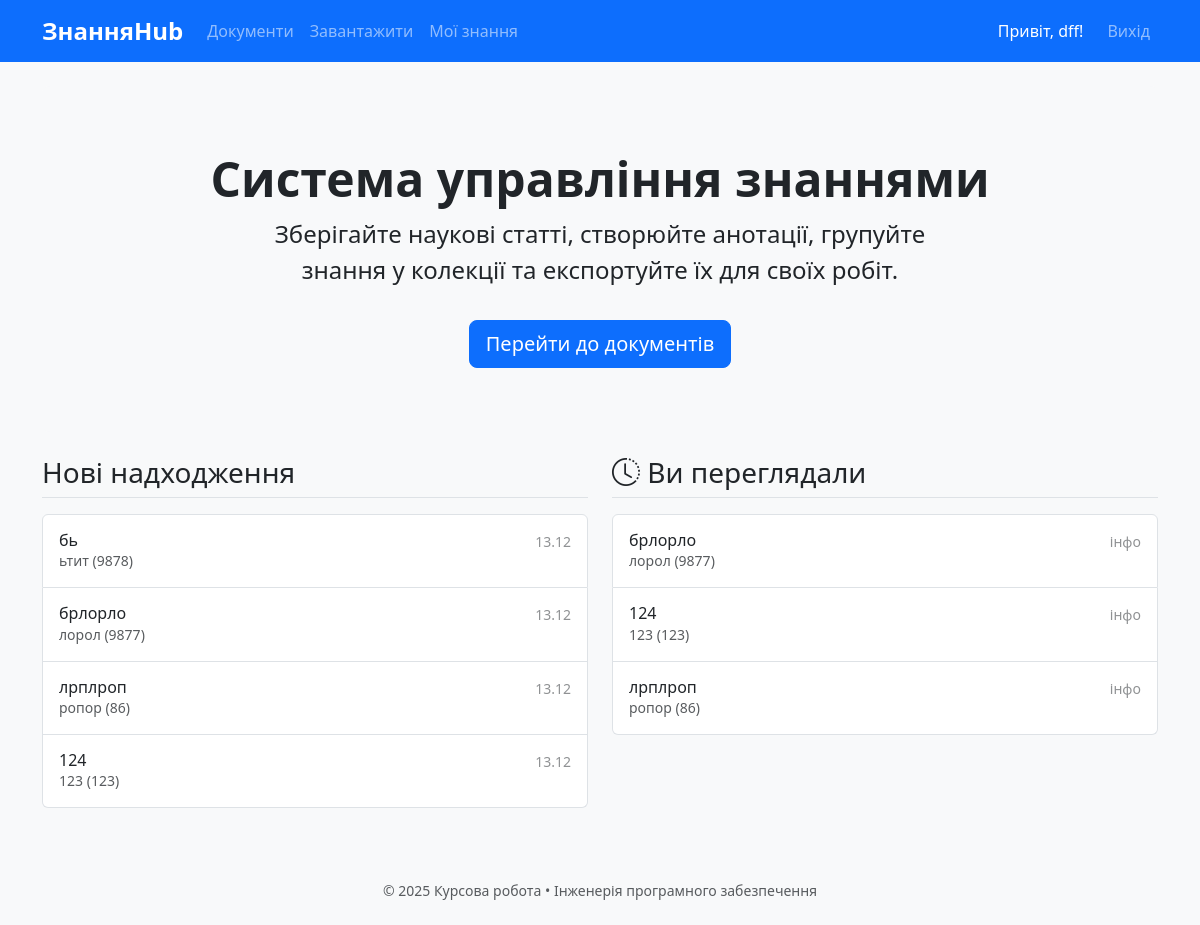
The app's page / (signed in) with its own data.
### models.py (models this page shows, shortened)
class User(UserMixin, db.Model):
    id = db.Column(db.Integer, primary_key=True)
    email = db.Column(db.String(120), unique=True, nullable=False)
    name = db.Column(db.String(100), nullable=False)
    password_hash = db.Column(db.String(256), nullable=False)
    role = db.Column(db.String(20), default='user')
    is_active = db.Column(db.Boolean, default=True)
    created_at = db.Column(db.DateTime, default=datetime.utcnow)

class Document(db.Model):
    id = db.Column(db.Integer, primary_key=True)
    title = db.Column(db.String(300), nullable=False)
    authors = db.Column(db.Text)
    year = db.Column(db.Integer)
    source = db.Column(db.Text)
    doc_type = db.Column(db.String(50))
    original_filename = db.Column(db.String(300), nullable=False)
    stored_filename = db.Column(db.String(200), nullable=False, unique=True)
    uploaded_at = db.Column(db.DateTime, default=datetime.utcnow)
    uploaded_by = db.Column(db.Integer, db.ForeignKey('user.id'))
    user = db.relationship('User', backref='documents')

### app.py (the view)
    @app.route('/')
    def index():
        recent_uploads = Document.query.order_by(Document.uploaded_at.desc()).limit(10).all()
        return render_template('index.html', recent=recent_uploads)

### templates/index.html (shortened to what this page needs)
{% extends "base.html" %}
{% block content %}
<div class="p-5 mb-4 bg-light rounded-3 text-center">
    <div class="container-fluid py-3 d-flex flex-column align-items-center">
        <h1 class="display-5 fw-bold text-center w-100">Система управління знаннями</h1>
        <p class="col-md-8 fs-4 mx-auto text-center">Зберігайте наукові статті, створюйте анотації, групуйте знання у колекції та експортуйте їх для своїх робіт.</p>
        {% if not current_user.is_authenticated %}
            <a href="{{ url_for('register') }}" class="btn btn-primary btn-lg mt-3" type="button">Почати роботу</a>
        {% else %}
            <a href="{{ url_for('document_list') }}" class="btn btn-primary btn-lg mt-3" type="button">Перейти до документів</a>
        {% endif %}
    </div>
</div>
<div class="row g-4">
    <div class="col-md-6">
        <h3 class="mb-3 border-bottom pb-2">Нові надходження</h3>
        <div class="list-group">
            {% for doc in recent %}
            <a href="{{ url_for('document_detail', doc_id=doc.id) }}" class="list-group-item list-group-item-action d-flex gap-3 py-3" aria-current="true">
                <div class="d-flex gap-2 w-100 justify-content-between">
                    <div>
                        <h6 class="mb-0">{{ doc.title }}</h6>
                        <p class="mb-0 opacity-75 small">{{ doc.authors }} ({{ doc.year }})</p>
                    </div>
                    <small class="opacity-50 text-nowrap">{{ doc.uploaded_at.strftime('%d.%m') }}</small>
                </div>
            </a>
            {% endfor %}
        </div>
    </div>
    {% if current_user.is_authenticated %}
    <div class="col-md-6">
        <h3 class="mb-3 border-bottom pb-2">
            <i class="bi bi-clock-history"></i> Ви переглядали
        </h3>
        <div class="list-group">
            {% if recently_viewed_docs %}
                {% for doc in recently_viewed_docs %}
                <a href="{{ url_for('document_detail', doc_id=doc.id) }}" class="list-group-item list-group-item-action d-flex gap-3 py-3">
                    <div class="d-flex gap-2 w-100 justify-content-between">
                        <div>
                            <h6 class="mb-0">{{ doc.title }}</h6>
                            <p class="mb-0 opacity-75 small">{{ doc.authors }} ({{ doc.year or '-' }})</p>
                        </div>
                        <small class="opacity-50 text-nowrap">інфо</small>
                    </div>
                </a>
                {% endfor %}
            {% else %}
                <div class="list-group-item text-muted text-center py-4">
                    Історія переглядів порожня
                </div>
            {% endif %}
        </div>
    </div>
    {% endif %}
</div>
{% endblock %}

### templates/base.html (shortened to what this page needs)
<!DOCTYPE html>
<html lang="uk">
<head>
    <link href="https://cdn.jsdelivr.net/npm/bootstrap@5.3.3/dist/css/bootstrap.min.css" rel="stylesheet">
    <link href="{{ url_for('static', filename='css/style.css') }}" rel="stylesheet">
    <link rel="stylesheet" href="https://cdn.jsdelivr.net/npm/bootstrap-icons@1.10.0/font/bootstrap-icons.css">
</head>
<body>
    <nav class="navbar navbar-expand-lg navbar-dark bg-primary mb-4">
        <div class="container">
            <a class="navbar-brand fw-bold" href="{{ url_for('index') }}">ЗнанняHub</a>
            <div class="collapse navbar-collapse" id="navbar">
                <ul class="navbar-nav me-auto">
                    <li class="nav-item"><a class="nav-link" href="{{ url_for('document_list') }}">Документи</a></li>
                    <li class="nav-item"><a class="nav-link" href="{{ url_for('upload_document') }}">Завантажити</a></li>
                    <li class="nav-item"><a class="nav-link" href="{{ url_for('my_knowledge') }}">Мої знання</a></li>
                </ul>
                <ul class="navbar-nav">
                    {% if current_user.is_authenticated %}
                    <li class="nav-item d-flex align-items-center">
                        <span class="text-white me-3">Привіт, {{ current_user.name }}!</span>
                    </li>
                    <li class="nav-item"><a class="nav-link" href="{{ url_for('logout') }}">Вихід</a></li>
                    {% else %}
                    <li class="nav-item"><a class="nav-link" href="{{ url_for('login') }}">Вхід</a></li>
                    <li class="nav-item"><a class="nav-link" href="{{ url_for('register') }}">Реєстрація</a></li>
                    {% endif %}
                </ul>
            </div>
        </div>
    </nav>
    <div class="container">
        {% block content %}{% endblock %}
    </div>
    <footer class="bg-light mt-5 py-4 text-center text-muted small">
        © 2025 Курсова робота • Інженерія програмного забезпечення
    </footer>
</body>
</html>

### static/css/style.css (style rules this page uses)
:root { --primary: #0d6efd; --hover-shadow: 0 10px 20px rgba(0,0,0,0.1); }
body { background: #f8f9fa; font-family: 'Segoe UI', sans-serif; }
.card-body, .form-group, .form-label, label, .h1, .h2, .h3, .h4, .h5, .h6, h1, h2, h3, h4, h5, h6 { text-align: left !important; }
.btn { border-radius: 8px; }
.navbar-brand { font-weight: 700; font-size: 1.5rem; }

### records on screen
User: name "dff"
Document: title "бь", authors "ьтит", year "9878", uploaded_at "13.12"
Document: title "брлорло", authors "лорол", year "9877", uploaded_at "13.12"
Document: title "лрплроп", authors "ропор", year "86", uploaded_at "13.12"
Document: title "124", authors "123", year "123", uploaded_at "13.12"
